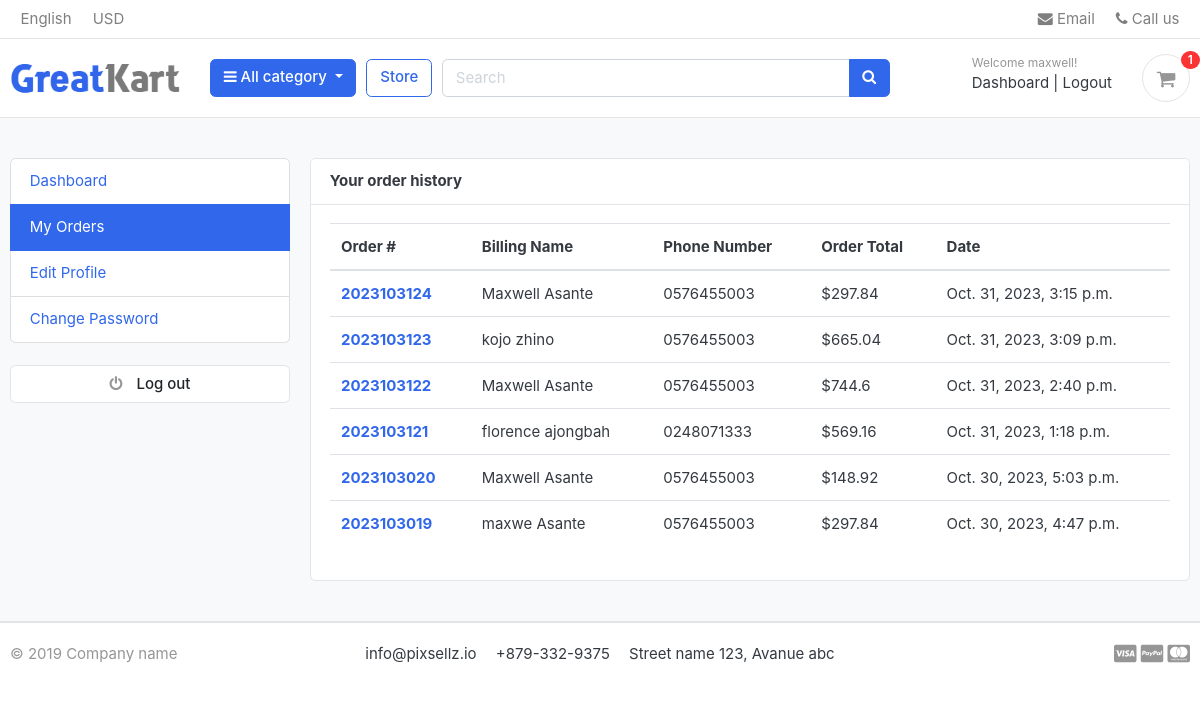
/accounts/my_orders/ (signed in), run on an earlier commit of the app's database.
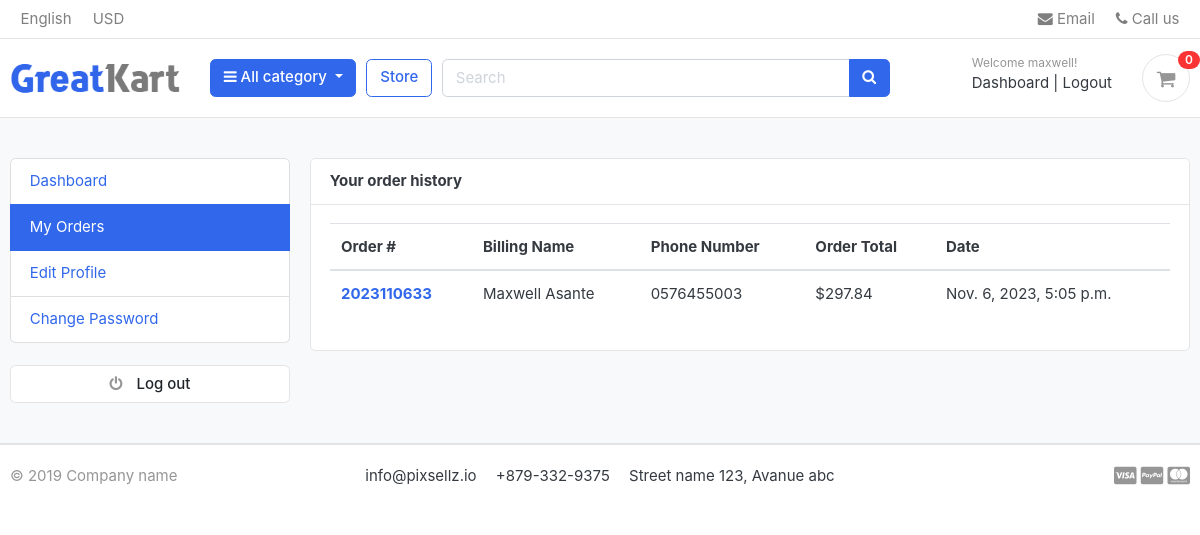
And on a later commit of the database.
### orders/models.py (models this page shows, shortened)
class Order(models.Model):
    STATUS = (
        ('New', 'New'),
        ('Accepted', 'Accepted'),
        ('Completed', 'Completed'),
        ('Cancelled', 'Cancelled'),
    )
    user = models.ForeignKey(Account, on_delete=models.SET_NULL, null=True)
    payment = models.ForeignKey(Payment, on_delete=models.SET_NULL, blank=True, null=True)
    order_number = models.CharField(max_length=20)
    first_name = models.CharField(max_length=50)
    last_name = models.CharField(max_length=50)
    phone = models.CharField(max_length=15)
    email = models.EmailField(max_length=50)
    address_line_1 = models.CharField(max_length=50)
    address_line_2 = models.CharField(max_length=50, blank=True)
    country = models.CharField(max_length=50)
    state = models.CharField(max_length=50)
    city = models.CharField(max_length=50)
    order_note = models.CharField(max_length=100, blank=True)
    order_total = models.FloatField()
    tax = models.FloatField()
    status = models.CharField(max_length=10, choices=STATUS, default='New')
    ip = models.CharField(blank=True, max_length=20)
    is_ordered = models.BooleanField(default=False)
    created_at = models.DateTimeField(auto_now_add=True)
    updated_at = models.DateTimeField(auto_now=True)
    def full_name(self):
        return f'{self.first_name} {self.last_name}'

### accounts/views.py (the view)
# urls.py: path('my_orders/', views.my_orders, name='my_orders'),
@login_required(login_url='login')
def my_orders(request):
    orders = Order.objects.filter(user=request.user, is_ordered=True).order_by('-created_at')
    context = {
        'orders':orders,
    }
    return render(request, 'accounts/my_orders.html', context)

### carts/context_processors.py (called while the page is built)
def counter(request):
    cart_count = 0
    if 'admin' in request.path:
        return {}
    else:
        try:
            cart = Cart.objects.filter(cart_id=_cart_id(request))
            if request.user.is_authenticated:
                cart_items = CartItem.objects.all().filter(user=request.user)
            else:
                cart_items = CartItem.objects.all().filter(cart=cart[:1])
            for cart_item in cart_items:
                cart_count +=  cart_item.quantity
        except Cart.DoesNotExist:
            cart_count = 0
    return dict(cart_count= cart_count)

### carts/views.py (called while the page is built)
def _cart_id(request):
    cart = request.session.session_key
    if not cart:
        cart = request.session.create()
    return cart

### category/context_processors.py (called while the page is built)
def  menu_links(request):
    links = Category.objects.all()
    return dict(links=links)

### category/models.py (called while the page is built)
    def get_url(self):
        return reverse('product_by_category', args=[self.slug])

### templates/accounts/my_orders.html
<!DOCTYPE html>
{% extends 'base.html' %}
{% block content %}
<section class="section-conten padding-y bg">
{% include 'includes/alerts.html' %}
<div class="container">
	<div class="row">
	{% include 'includes/dashboard_sidebar.html' %}
	<main class="col-md-9">
		<article class="card">
		<header class="card-header">
			<strong class="d-inline-block mr-3">Your order history</strong>
		</header>
		<div class="card-body">
			<div class="row">
				<div class="col-md-12">
					<table class="table table-hover">
						<thead>
							<tr>
							<th scope="col">Order #</th>
							<th scope="col">Billing Name</th>
							<th scope="col">Phone Number</th>
							<th scope="col">Order Total</th>
							<th scope="col">Date</th>
							</tr>
						</thead>
						<tbody>
							{% for order in orders %}
								<tr>
								<th scope="row"><a href="{% url 'order_detail' order.order_number %}">{{order.order_number}}</a></th>
								<td>{{order.full_name}}</td>
								<td>{{order.phone}}</td>
								<td>${{order.order_total}}</td>
								<td>{{order.created_at}}</td>
								</tr>
							{% endfor %}
						</tbody>
					</table>
				</div>
			</div>
		</div>
		</article>
	</main>
</div>
</div>
</section>
{% endblock %}

### templates/includes/navbar.html (shortened to what this page needs)
 <!DOCTYPE html>
 {% load static %}
 <header class="section-header">
        <nav class="navbar p-md-0 navbar-expand-sm navbar-light border-bottom">
        <div class="container">
        <div class="collapse navbar-collapse" id="navbarTop4">
            <ul class="navbar-nav mr-auto">
                <li class="nav-item dropdown">
                    <a href="#" class="nav-link">   English </a>
                </li>
                <li class="nav-item dropdown">
                    <a href="#" class="nav-link"> USD </a>
                </li>
            </ul>
            <ul class="navbar-nav">
                <li><a href="#" class="nav-link"> <i class="fa fa-envelope"></i> Email </a></li>
                <li><a href="#" class="nav-link"> <i class="fa fa-phone"></i> Call us </a></li>
            </ul>
        </div>
        </div>
        </nav>
        <section class="header-main border-bottom">
            <div class="container">
        <div class="row align-items-center">
            <div class="col-lg-2 col-md-3 col-6">
                <a href="{% url 'home' %}" class="brand-wrap">
                    <img class="logo" src="{% static './images/logo.png' %}">
                </a>
            </div>
            <div class="col-lg col-sm col-md col-6 flex-grow-0">
                <div class="category-wrap dropdown d-inline-block float-right">
                    <button type="button" class="btn btn-primary dropdown-toggle" data-toggle="dropdown">
                        <i class="fa fa-bars"></i> All category
                    </button>
                </div>
            </div>
            <a href="{% url 'store' %}" class="btn btn-outline-primary">Store</a>
            <div class="col-lg  col-md-6 col-sm-12 col">
                <form action="{% url 'search' %}" class="search" method="GET">
                    <div class="input-group w-100">
                        <input type="text" class="form-control" style="width:60%;" placeholder="Search" name="keyword">
                        <div class="input-group-append">
                        <button class="btn btn-primary" type="submit">
                            <i class="fa fa-search"></i>
                        </button>
                        </div>
                    </div>
                </form>
            </div>
            <div class="col-lg-3 col-sm-6 col-8 order-2 order-lg-3">
                        <div class="d-flex justify-content-end mb-3 mb-lg-0">
                            {% if user.id is None %}
                            <div class="widget-header">
                                <small class="title text-muted">Welcome guest!</small>
                                <div>
                                    <a href="{% url 'login' %}">Sign in</a> <span class="dark-transp"> | </span>
                                    <a href="{% url 'register' %}"> Register</a>
                                </div>
                            </div>
                            {% else %}
                            <div class="widget-header">
                                <small class="title text-muted">Welcome {{user.first_name}}!</small>
                                <div>
                                    <a href="{% url 'dashboard' %}">Dashboard</a> <span class="dark-transp"> | </span>
                                    <a href="{% url 'logout' %}"> Logout</a>
                                </div>
                            </div>
                            {% endif %}
                            <a href="{% url 'cart' %}" class="widget-header pl-3 ml-3">
                                <div class="icon icon-sm rounded-circle border"><i class="fa fa-shopping-cart"></i></div>
                                <span class="badge badge-pill badge-danger notify">{{ cart_count }}</span>
                            </a>
                        </div>
                    </div>
        </div>
            </div>
        </section>
    </header>

What changed in the data, as far as the page shows it:
removed Order: order_number "2023103124", full_name "Maxwell Asante", phone "0576455003", order_total "297.84", created_at "Oct. 31, 2023, 3:15 p.m."
removed Order: order_number "2023103123", full_name "kojo zhino", phone "0576455003", order_total "665.04", created_at "Oct. 31, 2023, 3:09 p.m."
removed Order: order_number "2023103122", full_name "Maxwell Asante", phone "0576455003", order_total "744.6", created_at "Oct. 31, 2023, 2:40 p.m."
removed Order: order_number "2023103121", full_name "florence ajongbah", phone "0248071333", order_total "569.16", created_at "Oct. 31, 2023, 1:18 p.m."
removed Order: order_number "2023103020", full_name "Maxwell Asante", phone "0576455003", order_total "148.92", created_at "Oct. 30, 2023, 5:03 p.m."
removed Order: order_number "2023103019", full_name "maxwe Asante", phone "0576455003", order_total "297.84", created_at "Oct. 30, 2023, 4:47 p.m."
added Order: order_number "2023110633", full_name "Maxwell Asante", phone "0576455003", order_total "297.84", created_at "Nov. 6, 2023, 5:05 p.m."
Also different on the page:
{{ cart_count }}: "1" → "0"
